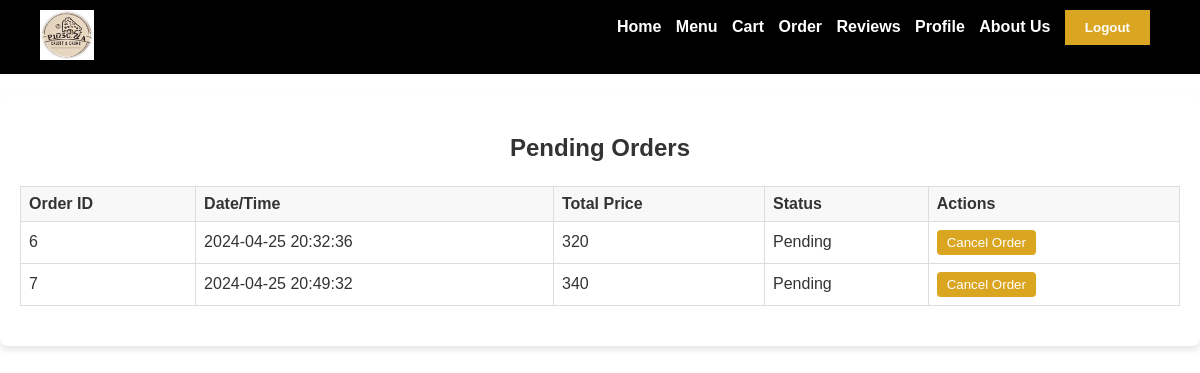
The app's page /order.php with its own data.
### tables this page shows
CREATE TABLE `mealorder` (
  `Order_ID` int(30) NOT NULL,
  `Order_date_time` varchar(30) NOT NULL,
  `T_price` varchar(30) NOT NULL,
  `Status` varchar(30) NOT NULL
);

### order.php (the view, shortened to what this page needs)
<?php
$database = mysqli_connect("localhost", "root", "", "pizzeria") or die("Could not connect to database");
function getPendingOrders($database) {
    $query = "SELECT * FROM mealorder WHERE Status = 'Pending'";
    $result = mysqli_query($database, $query);
    return mysqli_fetch_all($result, MYSQLI_ASSOC);
}
$pendingOrders = getPendingOrders($database);
?>
<!DOCTYPE html>
<html lang="en">
<head>
    <link rel="stylesheet" type="text/css" href="style.css">
</head>
<body>
<header>
    <div id="logo_container">
        <img src="pizza_logo.jpg" alt="Crust & Crumb Pizzeria Logo">
    </div>
    <nav>
        <ul id="navlist">
            <li><a href="home.html">Home</a></li>
            <li><a href="menu.php">Menu</a></li>
            <li><a href="cart.php">Cart</a></li>
            <li><a href="order.php">Order</a></li>
            <li><a href="reviews.html">Reviews</a></li>
            <li><a href="profile.php">Profile</a></li>
            <li><a href="aboutus.html">About Us</a></li>
            <li><button onclick="location.href='index.html'">Logout</button></li>
        </ul>
    </nav>
</header>
<main class="order-container">
    <h2>Pending Orders</h2>
    <table>
        <tr>
            <th>Order ID</th>
            <th>Date/Time</th>
            <th>Total Price</th>
            <th>Status</th>
            <th>Actions</th>
        </tr>
        <?php foreach ($pendingOrders as $order): ?>
        <tr>
            <td><?php echo $order['Order_ID']; ?></td>
            <td><?php echo $order['Order_date_time']; ?></td>
            <td><?php echo $order['T_price']; ?></td>
            <td><?php echo $order['Status']; ?></td>
            <td>
                <form method="post" action="order.php">
                    <button type="submit" name="cancel_order" class="btn-cancel">Cancel Order</button>
                </form>
            </td>
        </tr>
        <?php endforeach; ?>
    </table>
</main>
</body>
</html>

### style.css (style rules this page uses)
body { font-family: 'Arial', sans-serif; background-color: white; margin: 0; padding: 0; color: #333; }
header { background-color: black; color: white; overflow: hidden; }
#logo_container { float: left; padding-left: 20px; }
#logo_container img { height: 50px; }
nav ul { list-style-type: none; padding: 0; margin: 0; float: right; padding-right: 20px; }
nav li { display: inline; margin-right: 10px; }
nav a { color: white; text-decoration: none; font-weight: bold; }
nav button { background-color: #DAA520; border: none; color: white; padding: 10px 20px; cursor: pointer; font-weight: bold; }
main { text-align: center; padding: 20px; }
main h2 { color: #333; }
main h2 { color: #333; margin-bottom: 1em; }
main h2, main h3 { color: #333; }
main { padding-top: 50px; }
header { padding: 10px 20px; text-align: left; }
.order-container { max-width: 1200px; margin: 20px auto; padding: 20px; background: #fff; border-radius: 8px; box-shadow: 0 4px 6px rgba(0,0,0,0.1); }
.order-container table { width: 100%; border-collapse: collapse; margin-bottom: 20px; }
.order-container th, .order-container td { border: 1px solid #ddd; padding: 8px; text-align: left; }
.order-container th { background-color: #f8f8f8; }
.btn-cancel { padding: 5px 10px; background-color: #DAA520; color: white; border: none; border-radius: 4px; cursor: pointer; }

### records on screen
mealorder: Order_ID "6", Order_date_time "2024-04-25 20:32:36", T_price "320", Status "Pending"
mealorder: Order_ID "7", Order_date_time "2024-04-25 20:49:32", T_price "340", Status "Pending"
